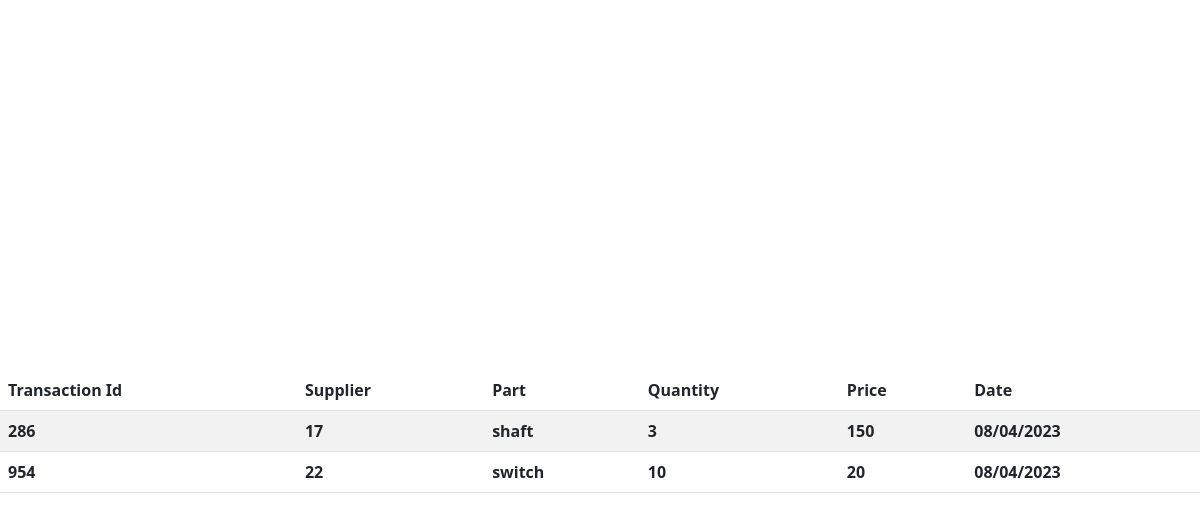
The app's page /pages/Report.php with its own data.
### tables this page shows
CREATE TABLE `supply` (
  `TRANSACTION_ID` int(11) NOT NULL,
  `SUPPLIER_ NAME` text NOT NULL,
  `PART_NAME` text NOT NULL,
  `QUANTITY` int(11) NOT NULL,
  `PRICE` int(11) NOT NULL,
  `DATE` text NOT NULL
);

### pages/Report.php (the view, shortened to what this page needs)
<?php
 include'../includes/connection.php';
?>
<!DOCTYPE HTML>
<html>
<head>
<link href="https://cdn.jsdelivr.net/npm/bootstrap@5.3.0-alpha3/dist/css/bootstrap.min.css" rel="stylesheet">
</head>
<body>
<div id="chartContainer" style="height: 370px; width: 100%;"></div>
<table class="table table-striped">
  <thead>
    <tr>
      <th scope="col">Transaction Id</th>
      <th scope="col">Supplier</th>
      <th scope="col">Part</th>
      <th scope="col">Quantity</th>
	  <th scope="col">Price</th>
      <th scope="col">Date</th>
    </tr>
  </thead>
  <tbody>
  <?php
 $query_supply = "SELECT * FROM supply";
  $supply_transaction = mysqli_query($db, $query_supply) or die(mysqli_error($db));
    while($row = mysqli_fetch_array($supply_transaction)){
		echo "<tr>
		<th scope='row'>".$row['TRANSACTION_ID']."</th>
		<th>".$row['SUPPLIER_ NAME']."</th>
		<th>".$row['PART_NAME']."</th>
		<th>".$row['QUANTITY']."</th>
		<th>".$row['PRICE']."</th>
		<th>".$row['DATE']."</th>
	  </tr>";
	}
?>
  </tbody>
</table>
</body>
</html>

### records on screen
supply: TRANSACTION_ID "286", SUPPLIER_ NAME "17", PART_NAME "shaft", QUANTITY "3", PRICE "150", DATE "08/04/2023"
supply: TRANSACTION_ID "954", SUPPLIER_ NAME "22", PART_NAME "switch", QUANTITY "10", PRICE "20", DATE "08/04/2023"
